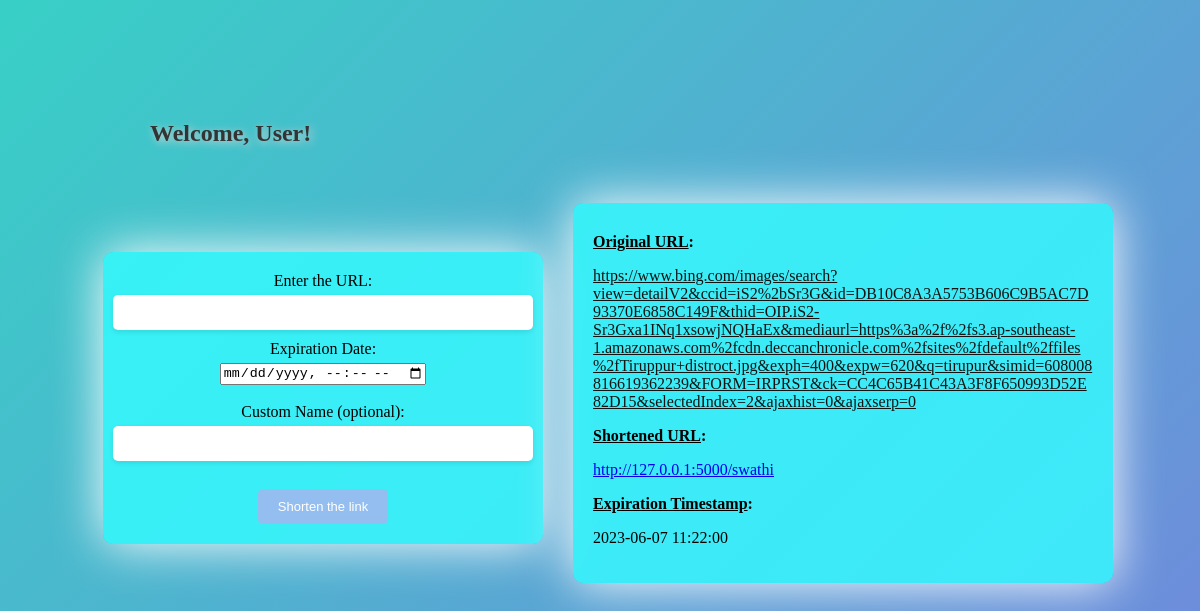
/index, run on the app's committed database.
### app.py (models this page shows, shortened)
class URLMapping(db.Model):
    id = db.Column(db.Integer, primary_key=True)
    short_url = db.Column(db.String(255), unique=True, nullable=False)
    original_url = db.Column(db.String(255), nullable=False)
    expiration_timestamp = db.Column(db.DateTime)

### app.py (the view)
@app.route('/index')
def index():
    url_mapping = URLMapping.query.order_by(URLMapping.id.desc()).first()
    return render_template('index.html', url_mapping=url_mapping)

### templates/index.html
{% extends 'base.html' %}
{% block content %}
    <div class="cotainer">
        <div class="url-container1">
            <form action="/shorten" method="post">
                <label for="url">Enter the URL:</label>
                <input type="text" name="url" id="url">
                <label for="expiration">Expiration Date:</label>
                <input type="datetime-local" name="expiration" id="expiration">
                <br>
                <label for="custom_name">Custom Name (optional):</label>
                <input type="text" name="custom_name" id="custom_name">
                <br>
                <button type="submit">Shorten the link</button>
            </form>
        </div>
    </div>
    <div class="contain">
        {% if url_mapping %}
            <div class="url-container2">
                <p class="original-url"><strong><u>Original URL</u>:</strong></p>
                <u><p class="link_original_url">{{ url_mapping.original_url }}</u></p>
                <p class="shortened-url"><strong><u>Shortened URL</u>:</strong></p>
                <p><u><a href="{{ url_mapping.short_url }}">{{ url_mapping.short_url }}</a></u></p>
                <p class="expiration-timestamp"><strong><u>Expiration Timestamp</u>:</strong></p>
                <p>{{ url_mapping.expiration_timestamp }}</p>
            </div>
        {% endif %}
    </div>
{% endblock %}

### templates/base.html (shortened to what this page needs)
<!DOCTYPE html>
<html lang="en">
<head>
    <link rel="stylesheet" type="text/css" href="{{ url_for('static', filename='style.css') }}">
</head>
<body>
    <h2 >Welcome, User!</h2>
    {% block content %}{% endblock %}
</body>
</html>

### static/style.css (style rules this page uses)
body { font-family: Lucida Handwriting ; width: 100%; height: 100%; display: flex; justify-content: center; align-items: center; height: 100vh; background-size: 300% 300%; background-image: linear-gradient(-45deg, #5250df 10%, #e94dd9 25%, #9063e9 51%, #37d0c6 100%); -webkit-animation: AnimateBG 20s ease infinite; animation: AnimateBG 20s ease infinite; }
form { display: flex; flex-direction: column; align-items: center; width: 400px; padding: 20px; background-color: #35fcffd0; border-radius: 10px; box-shadow: 0px 0px 50px rgb(255, 255, 255); margin-bottom: 20px; }
label { margin-bottom: 5px; }
input[type="text"] { width: 100%; padding: 10px; border: none; border-radius: 5px; margin-bottom: 10px; box-shadow: 0 2px 5px rgba(0, 0, 0, 0.1); }
button { padding: 10px 20px; background-color: #94bef0; border: none; border-radius: 5px; color: #ffffff; font-size: 13px; cursor: pointer; }
h2 { font-family: Lucida Handwriting ; position: absolute; color: #343434; text-shadow: 2px 2px 9px rgb(221, 213, 213); top: 100px; left: 150px; }
.original-url { font-weight: bold; margin-top: 10px; overflow-wrap: break-word; word-break: break-all; }
.link_original_url { color: #131313; word-wrap: break-word; }
.shortened-url { font-weight: bold; }
.url-container1 { margin-bottom: 0px; }
.url-container2 { margin-bottom: 0px; }
.contain { width: 500px; padding: 20px; background-color: #35fcffd0; border-radius: 10px; box-shadow: 0px 0px 50px rgb(255, 255, 255); margin-left: 30px; margin-bottom: 30px; }

### data on the page
URLMapping: original_url "https://www.bing.com/images/search?view=detailV2&ccid=iS2%2bSr3G&id=DB10C8A3A5753B606C9B5AC7D93370E6858C149F&thid=OIP.iS2-Sr3Gxa1INq1xsowjNQHaEx&mediaurl=https%3a%2f%2fs3.ap-southeast-1.amazonaws.com%2fcdn.deccanchronicle.com%2fsites%2fdefault%2ffiles%2fTiruppur+distroct.jpg&exph=400&expw=620&q=tirupur&simid=608008816619362239&FORM=IRPRST&ck=CC4C65B41C43A3F8F650993D52E82D15&selectedIndex=2&ajaxhist=0&ajaxserp=0", short_url "http://127.0.0.1:5000/swathi", expiration_timestamp "2023-06-07 11:22:00"
